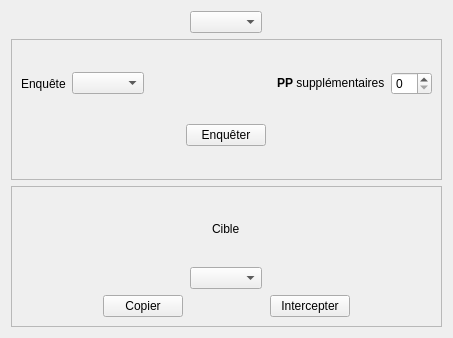
<?xml version="1.0" encoding="UTF-8"?>
<ui version="4.0">
 <class>GameWidget</class>
 <widget class="QWidget" name="GameWidget">
  <property name="geometry">
   <rect>
    <x>0</x>
    <y>0</y>
    <width>453</width>
    <height>338</height>
   </rect>
  </property>
  <property name="windowTitle">
   <string>Form</string>
  </property>
  <layout class="QVBoxLayout" name="verticalLayout">
   <item alignment="Qt::AlignHCenter">
    <widget class="QComboBox" name="cb_investigator"/>
   </item>
   <item>
    <widget class="QFrame" name="frame">
     <property name="frameShape">
      <enum>QFrame::StyledPanel</enum>
     </property>
     <property name="frameShadow">
      <enum>QFrame::Raised</enum>
     </property>
     <layout class="QVBoxLayout" name="verticalLayout_3">
      <item>
       <layout class="QHBoxLayout" name="horizontalLayout_2">
        <item>
         <widget class="QLabel" name="label_2">
          <property name="text">
           <string>Enquête</string>
          </property>
         </widget>
        </item>
        <item>
         <widget class="QComboBox" name="cb_investigation"/>
        </item>
        <item>
         <spacer name="horizontalSpacer_4">
          <property name="orientation">
           <enum>Qt::Horizontal</enum>
          </property>
          <property name="sizeHint" stdset="0">
           <size>
            <width>40</width>
            <height>20</height>
           </size>
          </property>
         </spacer>
        </item>
        <item>
         <widget class="QLabel" name="label_3">
          <property name="text">
           <string>&lt;html&gt;&lt;head/&gt;&lt;body&gt;&lt;p&gt;&lt;span style=&quot; font-weight:600;&quot;&gt;PP&lt;/span&gt; supplémentaires&lt;/p&gt;&lt;/body&gt;&lt;/html&gt;</string>
          </property>
         </widget>
        </item>
        <item>
         <widget class="QSpinBox" name="sb_morePP"/>
        </item>
       </layout>
      </item>
      <item alignment="Qt::AlignHCenter">
       <widget class="QPushButton" name="pb_Invest">
        <property name="text">
         <string>Enquêter</string>
        </property>
        <property name="icon">
         <iconset resource="../ressources.qrc">
          <normaloff>:/icones/glass</normaloff>:/icones/glass</iconset>
        </property>
       </widget>
      </item>
     </layout>
    </widget>
   </item>
   <item>
    <widget class="QFrame" name="frame_2">
     <property name="frameShape">
      <enum>QFrame::StyledPanel</enum>
     </property>
     <property name="frameShadow">
      <enum>QFrame::Raised</enum>
     </property>
     <layout class="QVBoxLayout" name="verticalLayout_2">
      <item alignment="Qt::AlignHCenter">
       <widget class="QLabel" name="label">
        <property name="text">
         <string>Cible</string>
        </property>
       </widget>
      </item>
      <item alignment="Qt::AlignHCenter">
       <widget class="QComboBox" name="cb_target"/>
      </item>
      <item>
       <layout class="QHBoxLayout" name="horizontalLayout">
        <item>
         <spacer name="horizontalSpacer_2">
          <property name="orientation">
           <enum>Qt::Horizontal</enum>
          </property>
          <property name="sizeHint" stdset="0">
           <size>
            <width>40</width>
            <height>20</height>
           </size>
          </property>
         </spacer>
        </item>
        <item>
         <widget class="QPushButton" name="pb_Copy">
          <property name="text">
           <string>Copier</string>
          </property>
          <property name="icon">
           <iconset resource="../ressources.qrc">
            <normaloff>:/icones/copy</normaloff>:/icones/copy</iconset>
          </property>
         </widget>
        </item>
        <item>
         <spacer name="horizontalSpacer">
          <property name="orientation">
           <enum>Qt::Horizontal</enum>
          </property>
          <property name="sizeHint" stdset="0">
           <size>
            <width>40</width>
            <height>20</height>
           </size>
          </property>
         </spacer>
        </item>
        <item>
         <widget class="QPushButton" name="pb_Intercept">
          <property name="text">
           <string>Intercepter</string>
          </property>
          <property name="icon">
           <iconset resource="../ressources.qrc">
            <normaloff>:/icones/error</normaloff>:/icones/error</iconset>
          </property>
         </widget>
        </item>
        <item>
         <spacer name="horizontalSpacer_3">
          <property name="orientation">
           <enum>Qt::Horizontal</enum>
          </property>
          <property name="sizeHint" stdset="0">
           <size>
            <width>40</width>
            <height>20</height>
           </size>
          </property>
         </spacer>
        </item>
       </layout>
      </item>
     </layout>
    </widget>
   </item>
  </layout>
 </widget>
 <resources>
  <include location="../ressources.qrc"/>
 </resources>
 <connections/>
</ui>
